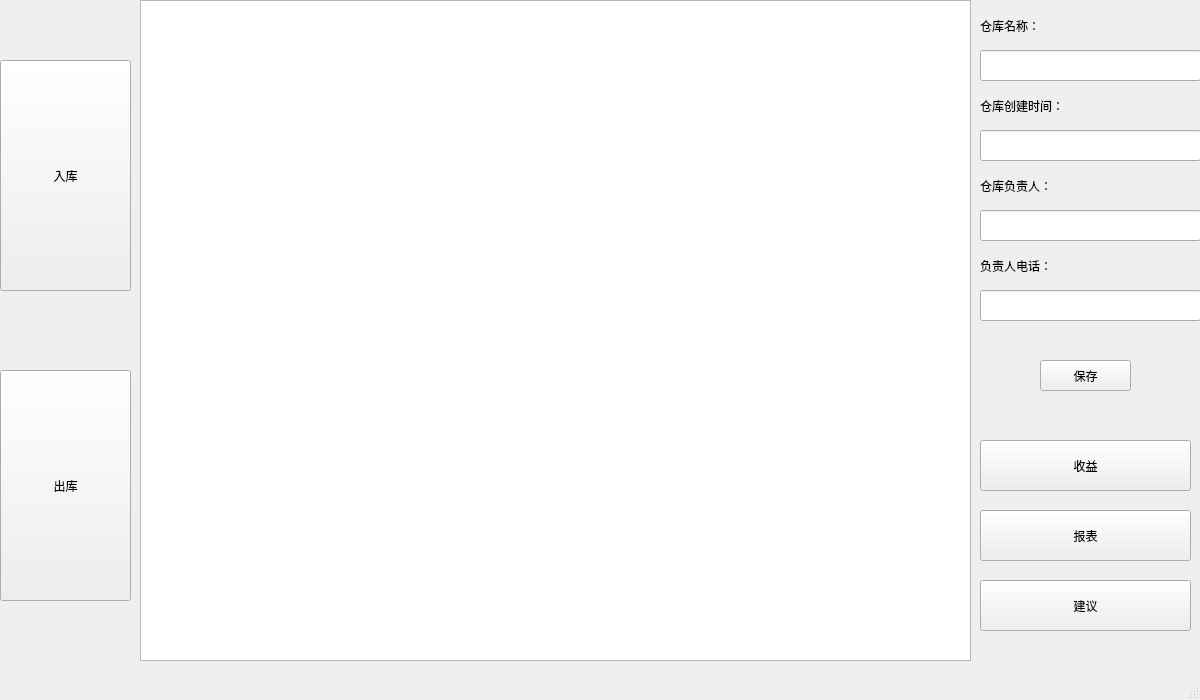
<?xml version="1.0" encoding="UTF-8"?>
<ui version="4.0">
 <class>MainWindow</class>
 <widget class="QMainWindow" name="MainWindow">
  <property name="geometry">
   <rect>
    <x>0</x>
    <y>0</y>
    <width>1200</width>
    <height>700</height>
   </rect>
  </property>
  <property name="windowTitle">
   <string>MainWindow</string>
  </property>
  <widget class="QWidget" name="centralwidget">
   <widget class="QPushButton" name="pushButton">
    <property name="geometry">
     <rect>
      <x>0</x>
      <y>60</y>
      <width>131</width>
      <height>231</height>
     </rect>
    </property>
    <property name="text">
     <string>入库</string>
    </property>
   </widget>
   <widget class="QPushButton" name="pushButton_2">
    <property name="geometry">
     <rect>
      <x>0</x>
      <y>370</y>
      <width>131</width>
      <height>231</height>
     </rect>
    </property>
    <property name="text">
     <string>出库</string>
    </property>
   </widget>
   <widget class="QTableWidget" name="tableWidget">
    <property name="geometry">
     <rect>
      <x>140</x>
      <y>0</y>
      <width>831</width>
      <height>661</height>
     </rect>
    </property>
   </widget>
   <widget class="QPushButton" name="goProfit">
    <property name="geometry">
     <rect>
      <x>980</x>
      <y>440</y>
      <width>211</width>
      <height>51</height>
     </rect>
    </property>
    <property name="text">
     <string>收益</string>
    </property>
   </widget>
   <widget class="QPushButton" name="goWareForm">
    <property name="geometry">
     <rect>
      <x>980</x>
      <y>510</y>
      <width>211</width>
      <height>51</height>
     </rect>
    </property>
    <property name="text">
     <string>报表</string>
    </property>
   </widget>
   <widget class="QPushButton" name="goSuggestion">
    <property name="geometry">
     <rect>
      <x>980</x>
      <y>580</y>
      <width>211</width>
      <height>51</height>
     </rect>
    </property>
    <property name="text">
     <string>建议</string>
    </property>
   </widget>
   <widget class="QLabel" name="label">
    <property name="geometry">
     <rect>
      <x>980</x>
      <y>10</y>
      <width>101</width>
      <height>31</height>
     </rect>
    </property>
    <property name="text">
     <string>仓库名称：</string>
    </property>
   </widget>
   <widget class="QLabel" name="label_2">
    <property name="geometry">
     <rect>
      <x>980</x>
      <y>170</y>
      <width>221</width>
      <height>31</height>
     </rect>
    </property>
    <property name="text">
     <string>仓库负责人：</string>
    </property>
   </widget>
   <widget class="QLabel" name="label_3">
    <property name="geometry">
     <rect>
      <x>980</x>
      <y>90</y>
      <width>211</width>
      <height>31</height>
     </rect>
    </property>
    <property name="text">
     <string>仓库创建时间：</string>
    </property>
   </widget>
   <widget class="QLabel" name="label_4">
    <property name="geometry">
     <rect>
      <x>980</x>
      <y>250</y>
      <width>211</width>
      <height>31</height>
     </rect>
    </property>
    <property name="text">
     <string>负责人电话：</string>
    </property>
   </widget>
   <widget class="QLineEdit" name="wareName">
    <property name="geometry">
     <rect>
      <x>980</x>
      <y>50</y>
      <width>221</width>
      <height>31</height>
     </rect>
    </property>
   </widget>
   <widget class="QLineEdit" name="wareFoundTime">
    <property name="geometry">
     <rect>
      <x>980</x>
      <y>130</y>
      <width>221</width>
      <height>31</height>
     </rect>
    </property>
   </widget>
   <widget class="QLineEdit" name="wareKeeperName">
    <property name="geometry">
     <rect>
      <x>980</x>
      <y>210</y>
      <width>221</width>
      <height>31</height>
     </rect>
    </property>
   </widget>
   <widget class="QLineEdit" name="wareKeeperNumber">
    <property name="geometry">
     <rect>
      <x>980</x>
      <y>290</y>
      <width>221</width>
      <height>31</height>
     </rect>
    </property>
   </widget>
   <widget class="QPushButton" name="saveBt">
    <property name="geometry">
     <rect>
      <x>1040</x>
      <y>360</y>
      <width>91</width>
      <height>31</height>
     </rect>
    </property>
    <property name="text">
     <string>保存</string>
    </property>
   </widget>
  </widget>
  <widget class="QMenuBar" name="menubar">
   <property name="geometry">
    <rect>
     <x>0</x>
     <y>0</y>
     <width>1200</width>
     <height>21</height>
    </rect>
   </property>
  </widget>
  <widget class="QStatusBar" name="statusbar"/>
 </widget>
 <resources/>
 <connections/>
</ui>
